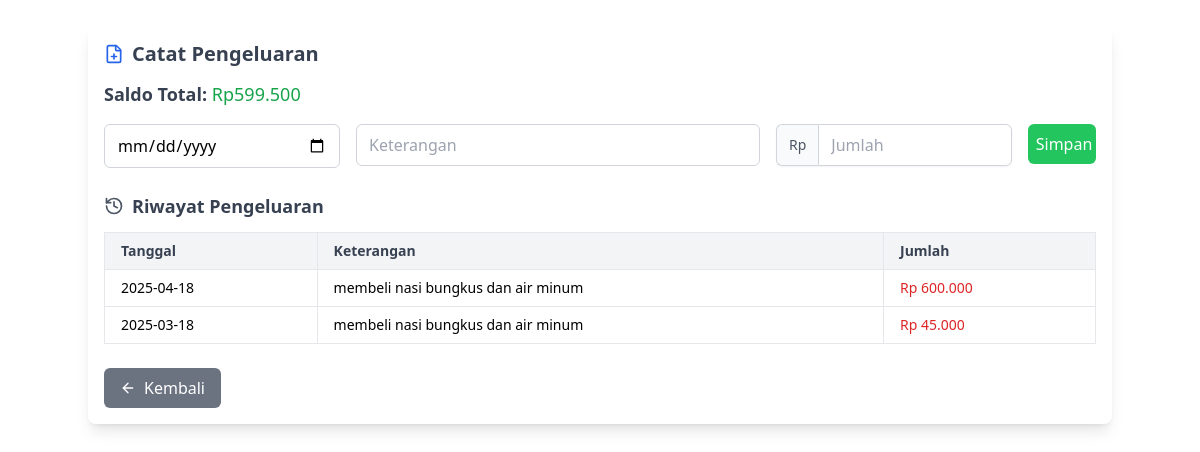
Page /pengeluaran.php (signed in) on the committed database.
### tables this page shows
CREATE TABLE `saldo_total` (
  `id` int(11) NOT NULL,
  `saldo` int(11) NOT NULL
);

CREATE TABLE `pengeluaran` (
  `id` int(11) NOT NULL,
  `tanggal` date NOT NULL,
  `keterangan` text NOT NULL,
  `jumlah` int(11) NOT NULL
);

### pengeluaran.php (the view, shortened to what this page needs)
<?php
include 'config.php';
$saldo_result = mysqli_query($conn, "SELECT saldo FROM saldo_total WHERE id=1");
$saldo = mysqli_fetch_assoc($saldo_result)['saldo'];
?>
<!DOCTYPE html>
<html lang="id">
<head>
</head>
<body>
<script src="https://cdn.tailwindcss.com"></script>
<div class="container mx-auto mt-6 p-4 bg-white shadow-lg rounded-lg">
    <h3 class="text-xl font-semibold text-gray-700 mb-3 flex items-center gap-2">
        <i data-lucide="file-plus" class="w-5 h-5 text-blue-600"></i>
        Catat Pengeluaran
    </h3>
    <p class="text-lg font-medium text-gray-700 mb-4">
        <strong>Saldo Total:</strong> <span class="text-green-600">Rp<?php echo number_format($saldo, 0, ',', '.'); ?></span>
    </p>
    <form action="" method="POST" class="mb-6">
        <div class="grid grid-cols-1 md:grid-cols-12 gap-4">
            <div class="md:col-span-3">
                <input type="date" name="tanggal" class="w-full px-3 py-2 border border-gray-300 rounded-md focus:ring-2 focus:ring-blue-400" required>
            </div>
            <div class="md:col-span-5">
                <input type="text" name="keterangan" placeholder="Keterangan" class="w-full px-3 py-2 border border-gray-300 rounded-md focus:ring-2 focus:ring-blue-400" required>
            </div>
            <div class="md:col-span-3">
                <div class="flex rounded-md shadow-sm">
                    <span class="inline-flex items-center px-3 rounded-l-md border border-r-0 border-gray-300 bg-gray-50 text-gray-600 text-sm">
                        Rp
                    </span>
                    <input type="number" name="jumlah" placeholder="Jumlah" class="w-full px-3 py-2 border border-gray-300 rounded-r-md focus:ring-2 focus:ring-blue-400" required>
                </div>
            </div>
            <div class="md:col-span-1">
                <button type="submit" name="simpan" class="w-full bg-green-500 hover:bg-green-600 text-white px-3 py-2 rounded-md flex items-center justify-center gap-1">
                    Simpan
                </button>
            </div>
        </div>
    </form>
    <h4 class="text-lg font-semibold text-gray-700 mb-3 flex items-center gap-2">
        <i data-lucide="history" class="w-5 h-5 text-gray-600"></i>
        Riwayat Pengeluaran
    </h4>
    <div class="overflow-x-auto mb-6">
        <table class="min-w-full border border-gray-200 text-sm text-left">
            <thead class="bg-gray-100 text-gray-700">
                <tr>
                    <th class="px-4 py-2 border">Tanggal</th>
                    <th class="px-4 py-2 border">Keterangan</th>
                    <th class="px-4 py-2 border">Jumlah</th>
                </tr>
            </thead>
            <tbody class="bg-white">
                <?php
                $query = "SELECT * FROM pengeluaran ORDER BY tanggal DESC";
                $result = mysqli_query($conn, $query);
                while ($row = mysqli_fetch_assoc($result)) {
                ?>
                    <tr class="hover:bg-gray-50">
                        <td class="px-4 py-2 border"><?php echo $row['tanggal']; ?></td>
                        <td class="px-4 py-2 border"><?php echo $row['keterangan']; ?></td>
                        <td class="px-4 py-2 border text-red-600">Rp <?php echo number_format($row['jumlah'], 0, ',', '.'); ?></td>
                    </tr>
                <?php } ?>
            </tbody>
        </table>
    </div>
    <a href="dashboard.php" class="inline-flex items-center gap-2 bg-gray-500 text-white px-4 py-2 rounded-md hover:bg-gray-600 transition">
        <i data-lucide="arrow-left" class="w-4 h-4"></i>
        Kembali
    </a>
</div>
</body>
</html>

### rows in the picture
saldo_total: saldo "599.500"
pengeluaran: tanggal "2025-04-18", keterangan "membeli nasi bungkus dan air minum", jumlah "600.000"
pengeluaran: tanggal "2025-03-18", keterangan "membeli nasi bungkus dan air minum", jumlah "45.000"
